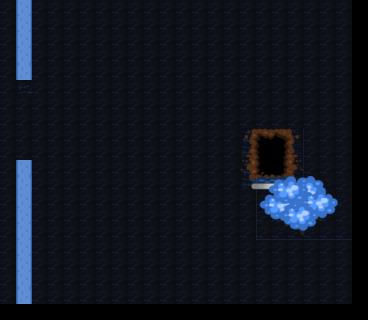

Rendered tile map (Tiled .tmx) drawn with the repository's tilesets; below, a short description and the full map source, tile grids included:
An orthogonal 23x20 tile map with 16x16 px tiles, 5 tile layers (Void, Ground, Wall1, Object, ...), 2 tilesets and 7 objects (PoliceGraveyard, Graveyard, GraveyardBk, Start, PoliceGraveyardBk, ...).

<map version="1.10" tiledversion="1.10.2" orientation="orthogonal" renderorder="right-down" width="23" height="20" tilewidth="16" tileheight="16" infinite="0" nextlayerid="11" nextobjectid="15">
 <tileset firstgid="1" source="../Tile/town.tsx" />
 <tileset firstgid="601" source="../Tile/blackblock.tsx" />
 <layer id="2" name="Void" width="23" height="20">
  <data encoding="csv">
601,601,601,601,601,601,601,601,601,601,601,601,601,601,601,601,601,601,601,601,601,601,601,
601,601,601,601,601,601,601,601,601,601,601,601,601,601,601,601,601,601,601,601,601,601,601,
601,601,601,601,601,601,601,601,601,601,601,601,601,601,601,601,601,601,601,601,601,601,601,
601,601,601,601,601,601,601,601,601,601,601,601,601,601,601,601,601,601,601,601,601,601,601,
601,601,601,601,601,601,601,601,601,601,601,601,601,601,601,601,601,601,601,601,601,601,601,
601,601,601,601,601,601,601,601,601,601,601,601,601,601,601,601,601,601,601,601,601,601,601,
601,601,601,601,601,601,601,601,601,601,601,601,601,601,601,601,601,601,601,601,601,601,601,
601,601,601,601,601,601,601,601,601,601,601,601,601,601,601,601,601,601,601,601,601,601,601,
601,601,601,601,601,601,601,601,601,601,601,601,601,601,601,601,601,601,601,601,601,601,601,
601,601,601,601,601,601,601,601,601,601,601,601,601,601,601,601,601,601,601,601,601,601,601,
601,601,601,601,601,601,601,601,601,601,601,601,601,601,601,601,601,601,601,601,601,601,601,
601,601,601,601,601,601,601,601,601,601,601,601,601,601,601,601,601,601,601,601,601,601,601,
601,601,601,601,601,601,601,601,601,601,601,601,601,601,601,601,601,601,601,601,601,601,601,
601,601,601,601,601,601,601,601,601,601,601,601,601,601,601,601,601,601,601,601,601,601,601,
601,601,601,601,601,601,601,601,601,601,601,601,601,601,601,601,601,601,601,601,601,601,601,
601,601,601,601,601,601,601,601,601,601,601,601,601,601,601,601,601,601,601,601,601,601,601,
601,601,601,601,601,601,601,601,601,601,601,601,601,601,601,601,601,601,601,601,601,601,601,
601,601,601,601,601,601,601,601,601,601,601,601,601,601,601,601,601,601,601,601,601,601,601,
601,601,601,601,601,601,601,601,601,601,601,601,601,601,601,601,601,601,601,601,601,601,601,
601,601,601,601,601,601,601,601,601,601,601,601,601,601,601,601,601,601,601,601,601,601,601
</data>
 </layer>
 <layer id="3" name="Ground" width="23" height="20">
  <data encoding="csv">
2,2,2,2,2,2,2,2,2,2,2,2,2,2,2,2,2,2,2,2,2,2,0,
2,3,2,2,2,2,2,2,2,2,2,2,2,2,2,2,2,2,2,2,2,2,0,
2,3,2,2,2,2,2,2,2,2,2,2,2,2,2,2,2,2,2,2,2,2,0,
2,3,2,2,2,2,2,2,2,2,2,2,2,2,2,2,2,2,2,2,2,2,0,
2,3,2,2,2,2,2,2,2,2,2,2,2,2,2,2,2,2,2,2,2,2,0,
2,3,2,2,2,2,2,2,2,2,2,2,2,2,2,2,2,2,2,2,2,2,0,
2,2,2,2,2,2,2,2,2,2,2,2,2,2,2,2,2,2,2,2,2,2,0,
2,2,2,2,2,2,2,2,2,2,2,2,2,2,2,2,2,2,2,2,2,2,0,
2,2,2,2,2,2,2,2,2,2,2,2,2,2,2,2,2,2,2,2,2,2,0,
2,2,2,2,2,2,2,2,2,2,2,2,2,2,2,2,2,2,2,2,2,2,0,
2,2,2,2,2,2,2,2,2,2,2,2,2,2,2,2,2,2,2,2,2,2,0,
2,2,2,2,2,2,2,2,2,2,2,2,2,2,2,2,2,2,2,2,2,2,0,
2,2,2,2,2,2,2,2,2,2,2,2,2,2,2,2,2,2,2,2,2,2,0,
2,2,2,2,2,2,2,2,2,2,2,2,2,2,2,2,2,2,2,2,2,2,0,
2,2,2,2,2,2,2,2,2,2,2,2,2,2,2,2,2,2,2,2,2,2,0,
2,2,2,2,2,2,2,2,2,2,2,2,2,2,2,2,2,2,2,2,2,2,0,
2,2,2,2,2,2,2,2,2,2,2,2,2,2,2,2,2,2,2,2,2,2,0,
2,2,2,2,2,2,2,2,2,2,2,2,2,2,2,2,2,2,2,2,2,2,0,
2,2,2,2,2,2,2,2,2,2,2,2,2,2,2,2,2,2,2,2,2,2,0,
0,0,0,0,0,0,0,0,0,0,0,0,0,0,0,0,0,0,0,0,0,0,0
</data>
 </layer>
 <layer id="4" name="Wall1" width="23" height="20">
  <data encoding="csv">
0,1610612885,0,0,0,0,0,0,0,0,0,0,0,0,0,0,0,0,0,0,0,0,601,
0,1610612885,0,0,0,0,0,0,0,0,0,0,0,0,0,0,0,0,0,0,0,0,601,
0,1610612885,0,0,0,0,0,0,0,0,0,0,0,0,0,0,0,0,0,0,0,0,601,
0,1610612885,0,0,0,0,0,0,0,0,0,0,0,0,0,0,0,0,0,0,0,0,601,
0,1610612884,0,0,0,0,0,0,0,0,0,0,0,0,0,0,0,0,0,0,0,0,601,
0,0,0,0,0,0,0,0,0,0,0,0,0,0,0,0,0,0,0,0,0,0,601,
0,0,0,0,0,0,0,0,0,0,0,0,0,0,0,0,0,0,0,0,0,0,601,
0,0,0,0,0,0,0,0,0,0,0,0,0,0,0,0,0,0,0,0,0,0,601,
0,0,0,0,0,0,0,0,0,0,0,0,0,0,0,0,0,0,0,0,0,0,601,
0,0,0,0,0,0,0,0,0,0,0,0,0,0,0,0,0,0,0,0,0,0,601,
0,1610612885,0,0,0,0,0,0,0,0,0,0,0,0,0,0,0,0,0,0,0,0,601,
0,1610612884,0,0,0,0,0,0,0,0,0,0,0,0,0,0,0,0,0,0,0,0,601,
0,1610612885,0,0,0,0,0,0,0,0,0,0,0,0,0,0,0,0,0,0,0,0,601,
0,1610612885,0,0,0,0,0,0,0,0,0,0,0,0,0,0,0,0,0,0,0,0,601,
0,1610612885,0,0,0,0,0,0,0,0,0,0,0,0,0,0,0,0,0,0,0,0,601,
0,1610612885,0,0,0,0,0,0,0,0,0,0,0,0,0,0,0,0,0,0,0,0,601,
0,1610612885,0,0,0,0,0,0,0,0,0,0,0,0,0,0,0,0,0,0,0,0,601,
0,1610612885,0,0,0,0,0,0,0,0,0,0,0,0,0,0,0,0,0,0,0,0,601,
0,1610612884,0,0,0,0,0,0,0,0,0,0,0,0,0,0,0,0,0,0,0,0,601,
601,601,601,601,601,601,601,601,601,601,601,601,601,601,601,601,601,601,601,601,601,601,601
</data>
 </layer>
 <layer id="5" name="Object" width="23" height="20">
  <data encoding="csv">
0,0,0,0,0,0,0,0,0,0,0,0,0,0,0,0,0,0,0,0,0,0,0,
0,0,0,0,0,0,0,0,0,0,0,0,0,0,0,0,0,0,0,0,0,0,0,
0,0,0,0,0,0,0,0,0,0,0,0,0,0,0,0,0,0,0,0,0,0,0,
0,0,0,0,0,0,0,0,0,0,0,0,0,0,0,0,0,0,0,0,0,0,0,
0,0,0,0,0,0,0,0,0,0,0,0,0,0,0,0,0,0,0,0,0,0,0,
0,0,0,0,0,0,0,0,0,0,0,0,0,0,0,0,0,0,0,0,0,0,0,
0,0,0,0,0,0,0,0,0,0,0,0,0,0,0,0,0,0,0,0,0,0,0,
0,0,0,0,0,0,0,0,0,0,0,0,0,0,0,0,0,0,0,0,0,0,0,
0,0,0,0,0,0,0,0,0,0,0,0,0,0,0,1073742091,1073742092,1073742093,1073742094,0,0,0,0,
0,0,0,0,0,0,0,0,0,0,0,0,0,0,0,1073742071,1073742072,1073742073,1073742074,0,0,0,0,
0,0,0,0,0,0,0,0,0,0,0,0,0,0,0,1073742051,1073742052,1073742053,1073742054,0,0,0,0,
0,0,0,0,0,0,0,0,0,0,0,0,0,0,0,1073742031,1073742032,1073742033,1073742034,0,0,0,0,
0,0,0,0,0,0,0,0,0,0,0,0,0,0,0,0,0,0,0,0,0,0,0,
0,0,0,0,0,0,0,0,0,0,0,0,0,0,0,0,0,0,0,0,0,0,0,
0,0,0,0,0,0,0,0,0,0,0,0,0,0,0,0,0,0,0,0,0,0,0,
0,0,0,0,0,0,0,0,0,0,0,0,0,0,0,0,0,0,0,0,0,0,0,
0,0,0,0,0,0,0,0,0,0,0,0,0,0,0,0,0,0,0,0,0,0,0,
0,0,0,0,0,0,0,0,0,0,0,0,0,0,0,0,0,0,0,0,0,0,0,
0,0,0,0,0,0,0,0,0,0,0,0,0,0,0,0,0,0,0,0,0,0,0,
0,0,0,0,0,0,0,0,0,0,0,0,0,0,0,0,0,0,0,0,0,0,0
</data>
 </layer>
 <layer id="6" name="Object2" width="23" height="20">
  <data encoding="csv">
0,0,0,0,0,0,0,0,0,0,0,0,0,0,0,0,0,0,0,0,0,0,0,
0,0,0,0,0,0,0,0,0,0,0,0,0,0,0,0,0,0,0,0,0,0,0,
0,0,0,0,0,0,0,0,0,0,0,0,0,0,0,0,0,0,0,0,0,0,0,
0,0,0,0,0,0,0,0,0,0,0,0,0,0,0,0,0,0,0,0,0,0,0,
0,0,0,0,0,0,0,0,0,0,0,0,0,0,0,0,0,0,0,0,0,0,0,
0,0,0,0,0,0,0,0,0,0,0,0,0,0,0,0,0,0,0,0,0,0,0,
0,0,0,0,0,0,0,0,0,0,0,0,0,0,0,0,0,0,0,0,0,0,0,
0,0,0,0,0,0,0,0,0,0,0,0,0,0,0,0,0,0,0,0,0,0,0,
0,0,0,0,0,0,0,0,0,0,0,0,0,0,0,0,0,0,0,0,0,0,0,
0,0,0,0,0,0,0,0,0,0,0,0,0,0,0,0,0,0,0,0,0,0,0,
0,0,0,0,0,0,0,0,0,0,0,0,0,0,0,0,0,0,0,0,0,0,0,
0,0,0,0,0,0,0,0,0,0,0,0,0,0,0,0,11,12,13,14,15,16,0,
0,0,0,0,0,0,0,0,0,0,0,0,0,0,0,0,31,32,33,34,35,36,0,
0,0,0,0,0,0,0,0,0,0,0,0,0,0,0,0,51,52,53,54,55,56,0,
0,0,0,0,0,0,0,0,0,0,0,0,0,0,0,0,71,72,73,74,75,76,0,
0,0,0,0,0,0,0,0,0,0,0,0,0,0,0,0,0,0,0,0,0,0,0,
0,0,0,0,0,0,0,0,0,0,0,0,0,0,0,0,0,0,0,0,0,0,0,
0,0,0,0,0,0,0,0,0,0,0,0,0,0,0,0,0,0,0,0,0,0,0,
0,0,0,0,0,0,0,0,0,0,0,0,0,0,0,0,0,0,0,0,0,0,0,
0,0,0,0,0,0,0,0,0,0,0,0,0,0,0,0,0,0,0,0,0,0,0
</data>
 </layer>
 <objectgroup id="7" name="Areas">
  <object id="1" name="PoliceGraveyard" x="33" y="1" width="336" height="21" />
  <object id="5" name="Graveyard" x="-2" y="82" width="34.5" height="78.5" />
 </objectgroup>
 <objectgroup id="10" name="Points">
  <object id="11" name="GraveyardBk" x="72" y="125.667">
   <point />
  </object>
  <object id="12" name="Start" x="162.667" y="132.333">
   <point />
  </object>
  <object id="13" name="PoliceGraveyardBk" x="188.333" y="71">
   <point />
  </object>
  <object id="14" name="DoctorCorpse" x="306.667" y="271.333">
   <point />
  </object>
 </objectgroup>
 <objectgroup id="9" name="SpawnAreaLayer">
  <object id="10" name="SpawnArea0" x="67.5" y="207" width="165" height="51.5" />
 </objectgroup>
</map>
